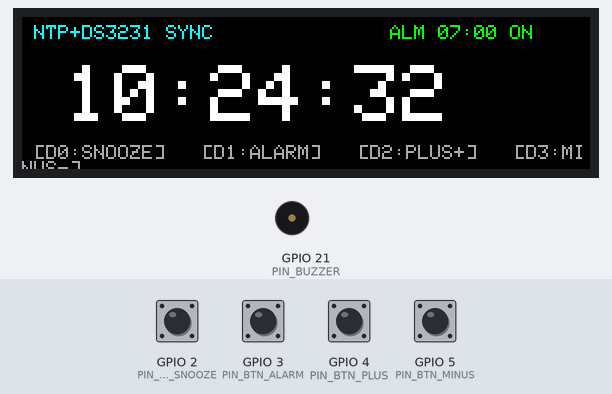
A sketch run on a simulated Seeed XIAO ESP32-C3. On the bench: 284×76 colour display, buzzer (waves = sounding). The test bench sets the inputs (shaded band); at power-on: GPIO 2 (PIN_BTN_SNOOZE), GPIO 3 (PIN_BTN_ALARM), GPIO 4 (PIN_BTN_PLUS), GPIO 5 (PIN_BTN_MINUS) HIGH. WiFi joins after 1.5 s; servers stay silent unless stated; the local clock reads 2024-03-15 10:24:30 at power-on unless the sketch sets it.

Above: at 2.8 s.
2.9 s: GPIO 2 (PIN_BTN_SNOOZE) pulled LOW for 1 s
At 3.39 s:
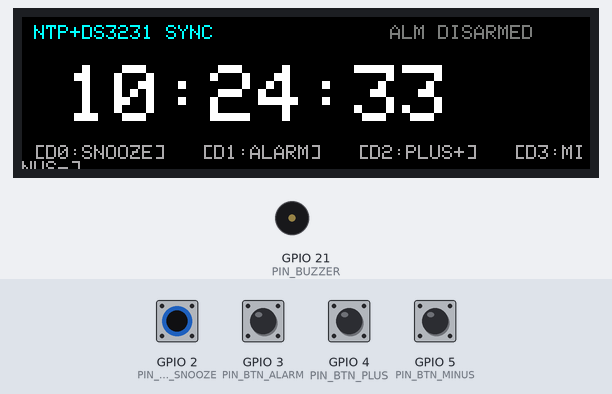
5.4 s: GPIO 3 (PIN_BTN_ALARM) pulled LOW for 1 s
At 7.0 s:
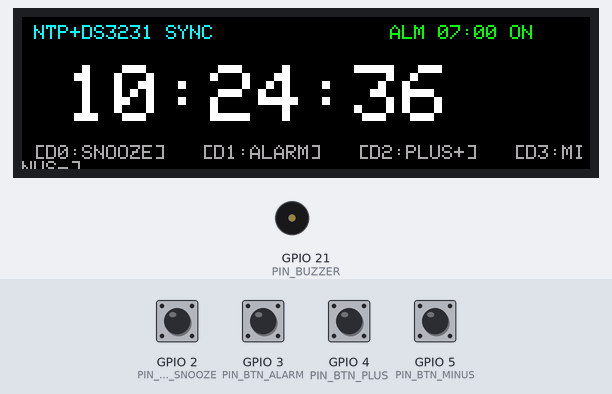
7.9 s: GPIO 4 (PIN_BTN_PLUS) pulled LOW for 0.15 s
At 9.0 s:
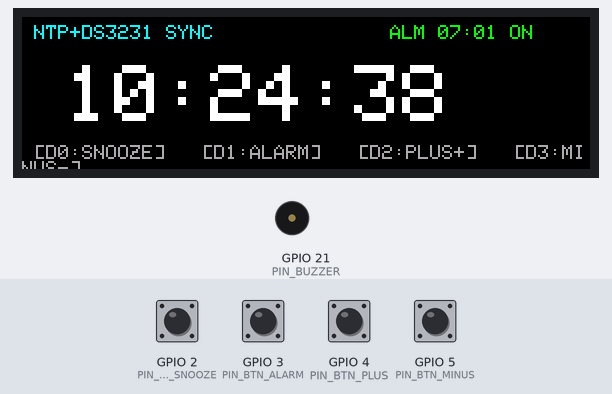
9.5 s: GPIO 5 (PIN_BTN_MINUS) pulled LOW for 0.15 s
At 10.9 s:
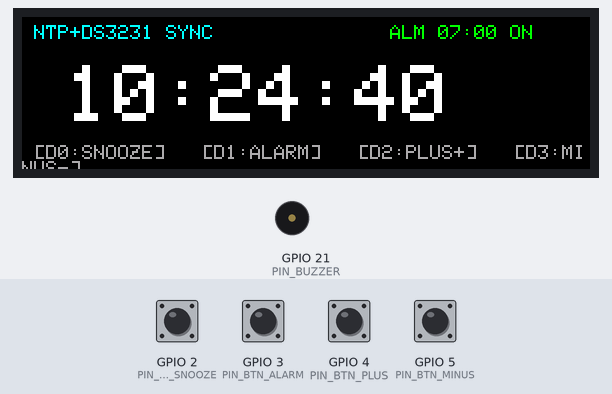
11.1 s: GPIO 2 (PIN_BTN_SNOOZE) pulled LOW for 0.15 s
At 11.9 s:
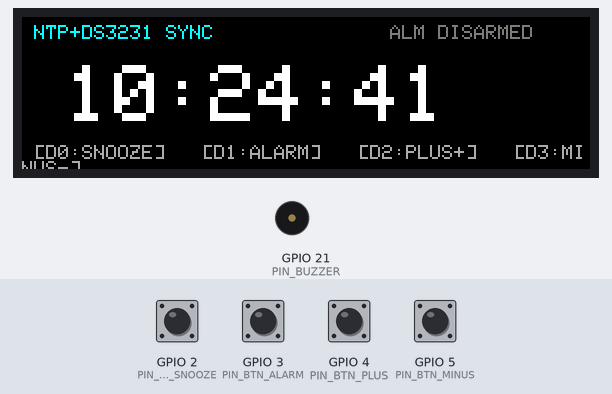
12.7 s: GPIO 3 (PIN_BTN_ALARM) pulled LOW for 0.15 s
At 13.5 s:
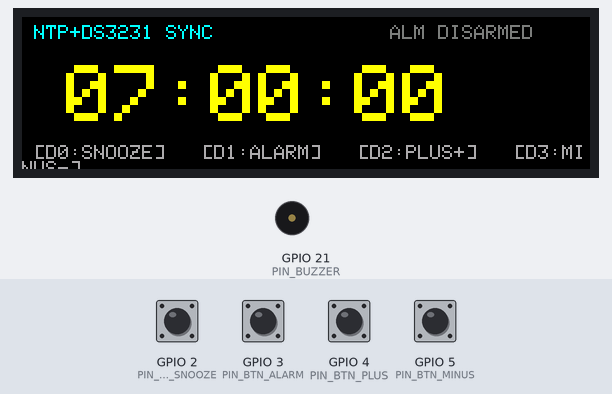
Timing chart, 0 to 15.3 s (numbered marks = the images above; inputs shaded):
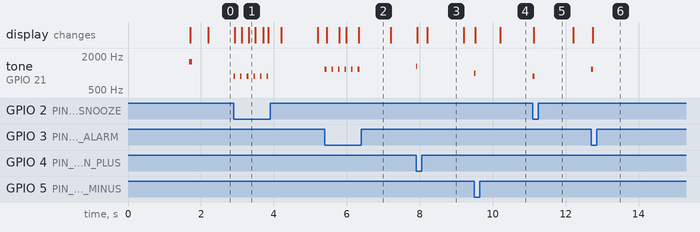

Measured:
- after the input at 2.9 s, tone on GPIO 21 (PIN_BUZZER): alternates 880 Hz for 0.04 s and silent for 0.14 s, 12 changes in all, then stays silent, starting at once; the display: first changes at once (image 1 shows a later state)
- after the input at 5.4 s, tone on GPIO 21 (PIN_BUZZER): alternates 1175 Hz for 0.04 s and silent for 0.14 s, 12 changes in all, then stays silent, starting at once
- after the input at 7.9 s, tone on GPIO 21 (PIN_BUZZER): silent → 1319 Hz at once, → silent 0.04 s later
- after the input at 9.5 s, tone on GPIO 21 (PIN_BUZZER): silent → 988 Hz at once, → silent 0.04 s later; the display: first changes at once (image 4 shows a later state)
- after the input at 11.1 s, tone on GPIO 21 (PIN_BUZZER): silent → 880 Hz at once, → silent 0.04 s later; the display: changes at once (image 5)
- after the input at 12.7 s, tone on GPIO 21 (PIN_BUZZER): silent → 1175 Hz at once, → silent 0.04 s later
- what the display in image 3 shows lasts 1.0 s, from 8.2 s to 9.2 s

The sketch:

blare_clock.ino
```cpp
// BlareClock v1.0 - Smart Desk Alarm Clock Firmware
// Target MCU: Seeed Studio XIAO ESP32-C3 (RISC-V 160MHz + Wi-Fi NTP + Hardware RTC)
// Pinout matches pcb/blare_clock.kicad_pcb:
//   SW1 (BTN_SNOOZE): D0 (GPIO2)
//   SW2 (BTN_ALARM):  D1 (GPIO3)
//   SW3 (BTN_PLUS):   D2 (GPIO4)
//   SW4 (BTN_MINUS):  D3 (GPIO5)
//   DS3231 I2C RTC:   SDA = D4 (GPIO6), SCL = D5 (GPIO7)
//   Piezo Buzzer:     PWM = D6 (GPIO21)
//   ST7789 2.25" TFT: DC = D7 (GPIO20), SCK = D8 (GPIO8), CS = D9 (GPIO9), MOSI = D10 (GPIO10)

#include <Arduino.h>
#include <Wire.h>
#include <SPI.h>
#include <WiFi.h>
#include <time.h>
#include <RTClib.h>
#include <Adafruit_GFX.h>
#include <Adafruit_ST7789.h>

#define PIN_BTN_SNOOZE  2   // D0
#define PIN_BTN_ALARM   3   // D1
#define PIN_BTN_PLUS    4   // D2
#define PIN_BTN_MINUS   5   // D3
#define PIN_I2C_SDA     6   // D4
#define PIN_I2C_SCL     7   // D5
#define PIN_BUZZER      21  // D6
#define PIN_TFT_DC      20  // D7
#define PIN_TFT_SCK     8   // D8
#define PIN_TFT_CS      9   // D9
#define PIN_TFT_MOSI    10  // D10
#define PIN_TFT_RST     -1  // Tied to 3V3 on carrier PCB

// Wi-Fi credentials for automatic NTP synchronization (falls back to DS3231 RTC offline)
const char* WIFI_SSID     = "Stardance-Lab";
const char* WIFI_PASSWORD = "";
const char* NTP_SERVER    = "pool.ntp.org";
const long  GMT_OFFSET_S  = -18000; // US Central (CDT/CST)
const int   DST_OFFSET_S  = 3600;

Adafruit_ST7789 tft = Adafruit_ST7789(PIN_TFT_CS, PIN_TFT_DC, PIN_TFT_RST);
RTC_DS3231 rtc;
bool rtcAvailable = false;
bool ntpSynced    = false;

enum ClockState {
  STATE_CLOCK_NORMAL = 0,
  STATE_EDIT_ALARM_HOUR,
  STATE_EDIT_ALARM_MIN,
  STATE_ALARM_RINGING,
  STATE_SNOOZING
};

ClockState currentState = STATE_CLOCK_NORMAL;
int alarmHour   = 7;
int alarmMinute = 0;
bool alarmArmed = true;
int snoozeUntilMinute = -1;
int snoozeUntilHour   = -1;

unsigned long lastTickMs    = 0;
unsigned long alarmStartMs  = 0;
unsigned long lastButtonMs  = 0;

// Escalating piezo melody frequencies (Hz)
const int MELODY_NOTES[] = { 1047, 1319, 1568, 2093 }; // C6, E6, G6, C7
int melodyIndex = 0;

void playTone(int freqHz, int durationMs) {
  tone(PIN_BUZZER, freqHz, durationMs);
}

void syncTimeFromNtp() {
  WiFi.mode(WIFI_STA);
  WiFi.begin(WIFI_SSID, WIFI_PASSWORD);
  unsigned long startAttempt = millis();
  while (WiFi.status() != WL_CONNECTED && millis() - startAttempt < 4500) {
    delay(150);
  }
  if (WiFi.status() == WL_CONNECTED) {
    configTime(GMT_OFFSET_S, DST_OFFSET_S, NTP_SERVER);
    struct tm timeinfo;
    if (getLocalTime(&timeinfo, 2000)) {
      ntpSynced = true;
      if (rtcAvailable) {
        rtc.adjust(DateTime(
          timeinfo.tm_year + 1900,
          timeinfo.tm_mon + 1,
          timeinfo.tm_mday,
          timeinfo.tm_hour,
          timeinfo.tm_min,
          timeinfo.tm_sec
        ));
      }
    }
    WiFi.disconnect(true);
    WiFi.mode(WIFI_OFF);
  }
}

DateTime readCurrentTime() {
  if (rtcAvailable) {
    return rtc.now();
  }
  unsigned long elapsedSec = millis() / 1000;
  int hh = (7 + (elapsedSec / 3600)) % 24;
  int mm = (elapsedSec / 60) % 60;
  int ss = elapsedSec % 60;
  return DateTime(2026, 10, 25, hh, mm, ss);
}

void renderDisplay(const DateTime& now) {
  tft.fillScreen(ST77XX_BLACK);

  // Top telemetry bar
  tft.setTextSize(1);
  tft.setTextColor(ST77XX_CYAN);
  tft.setCursor(6, 4);
  tft.print(ntpSynced ? "NTP+DS3231 SYNC" : "DS3231 RTC MODE");

  tft.setCursor(184, 4);
  if (currentState == STATE_ALARM_RINGING) {
    tft.setTextColor(ST77XX_RED);
    tft.print("!! BLARE RINGING !!");
  } else if (currentState == STATE_SNOOZING) {
    tft.setTextColor(ST77XX_YELLOW);
    tft.print("SNOOZE ACTIVE (+9M)");
  } else if (alarmArmed) {
    tft.setTextColor(ST77XX_GREEN);
    char buf[24];
    snprintf(buf, sizeof(buf), "ALM %02d:%02d ON", alarmHour, alarmMinute);
    tft.print(buf);
  } else {
    tft.setTextColor(0x7BEF);
    tft.print("ALM DISARMED");
  }

  // Main retro clock digits
  char timeStr[16];
  if (currentState == STATE_EDIT_ALARM_HOUR || currentState == STATE_EDIT_ALARM_MIN) {
    snprintf(timeStr, sizeof(timeStr), "%02d:%02d:00", alarmHour, alarmMinute);
    tft.setTextColor(ST77XX_YELLOW);
  } else {
    snprintf(timeStr, sizeof(timeStr), "%02d:%02d:%02d", now.hour(), now.minute(), now.second());
    tft.setTextColor(currentState == STATE_ALARM_RINGING ? ST77XX_RED : ST77XX_WHITE);
  }

  tft.setTextSize(4);
  tft.setCursor(22, 24);
  tft.print(timeStr);

  // Bottom button legend
  tft.setTextSize(1);
  tft.setTextColor(0xAD55);
  tft.setCursor(6, 64);
  tft.print("[D0:SNOOZE]   [D1:ALARM]   [D2:PLUS+]   [D3:MINUS-]");
}

void handleButtons(const DateTime& now) {
  if (millis() - lastButtonMs < 180) return;

  bool bSnooze = (digitalRead(PIN_BTN_SNOOZE) == LOW);
  bool bAlarm  = (digitalRead(PIN_BTN_ALARM)  == LOW);
  bool bPlus   = (digitalRead(PIN_BTN_PLUS)   == LOW);
  bool bMinus  = (digitalRead(PIN_BTN_MINUS)  == LOW);

  if (!bSnooze && !bAlarm && !bPlus && !bMinus) return;
  lastButtonMs = millis();

  if (bSnooze) {
    playTone(880, 45);
    if (currentState == STATE_ALARM_RINGING) {
      noTone(PIN_BUZZER);
      currentState = STATE_SNOOZING;
      int totalMin = now.hour() * 60 + now.minute() + 9;
      snoozeUntilHour   = (totalMin / 60) % 24;
      snoozeUntilMinute = totalMin % 60;
    } else {
      alarmArmed = !alarmArmed;
      if (!alarmArmed) currentState = STATE_CLOCK_NORMAL;
    }
  } else if (bAlarm) {
    playTone(1175, 45);
    if (currentState == STATE_ALARM_RINGING) {
      noTone(PIN_BUZZER);
      currentState = STATE_CLOCK_NORMAL;
    } else if (currentState == STATE_CLOCK_NORMAL) {
      currentState = STATE_EDIT_ALARM_HOUR;
    } else if (currentState == STATE_EDIT_ALARM_HOUR) {
      currentState = STATE_EDIT_ALARM_MIN;
    } else {
      currentState = STATE_CLOCK_NORMAL;
      alarmArmed = true;
    }
  } else if (bPlus) {
    playTone(1319, 35);
    if (currentState == STATE_EDIT_ALARM_HOUR) {
      alarmHour = (alarmHour + 1) % 24;
    } else {
      alarmMinute = (alarmMinute + 1) % 60;
    }
  } else if (bMinus) {
    playTone(988, 35);
    if (currentState == STATE_EDIT_ALARM_HOUR) {
      alarmHour = (alarmHour + 23) % 24;
    } else {
      alarmMinute = (alarmMinute + 59) % 60;
    }
  }
  renderDisplay(now);
}

void setup() {
  pinMode(PIN_BTN_SNOOZE, INPUT_PULLUP);
  pinMode(PIN_BTN_ALARM,  INPUT_PULLUP);
  pinMode(PIN_BTN_PLUS,   INPUT_PULLUP);
  pinMode(PIN_BTN_MINUS,  INPUT_PULLUP);
  pinMode(PIN_BUZZER,     OUTPUT);

  Wire.begin(PIN_I2C_SDA, PIN_I2C_SCL);
  rtcAvailable = rtc.begin();

  SPI.begin(PIN_TFT_SCK, -1, PIN_TFT_MOSI, PIN_TFT_CS);
  tft.init(76, 284);
  tft.setRotation(1);
  tft.fillScreen(ST77XX_BLACK);

  syncTimeFromNtp();
  playTone(1568, 80);
}

void loop() {
  DateTime now = readCurrentTime();
  handleButtons(now);

  if (millis() - lastTickMs >= 500) {
    lastTickMs = millis();

    // Check alarm trigger
    if (alarmArmed && currentState == STATE_CLOCK_NORMAL) {
      if (now.hour() == alarmHour && now.minute() == alarmMinute && now.second() == 0) {
        currentState = STATE_ALARM_RINGING;
        alarmStartMs = millis();
      }
    } else if (currentState == STATE_SNOOZING) {
      if (now.hour() == snoozeUntilHour && now.minute() == snoozeUntilMinute && now.second() == 0) {
        currentState = STATE_ALARM_RINGING;
        alarmStartMs = millis();
      }
    }

    // Drive escalating piezo buzzer when ringing
    if (currentState == STATE_ALARM_RINGING) {
      int note = MELODY_NOTES[melodyIndex % 4];
      melodyIndex++;
      playTone(note, 220);
    }

    renderDisplay(now);
  }
}
```
